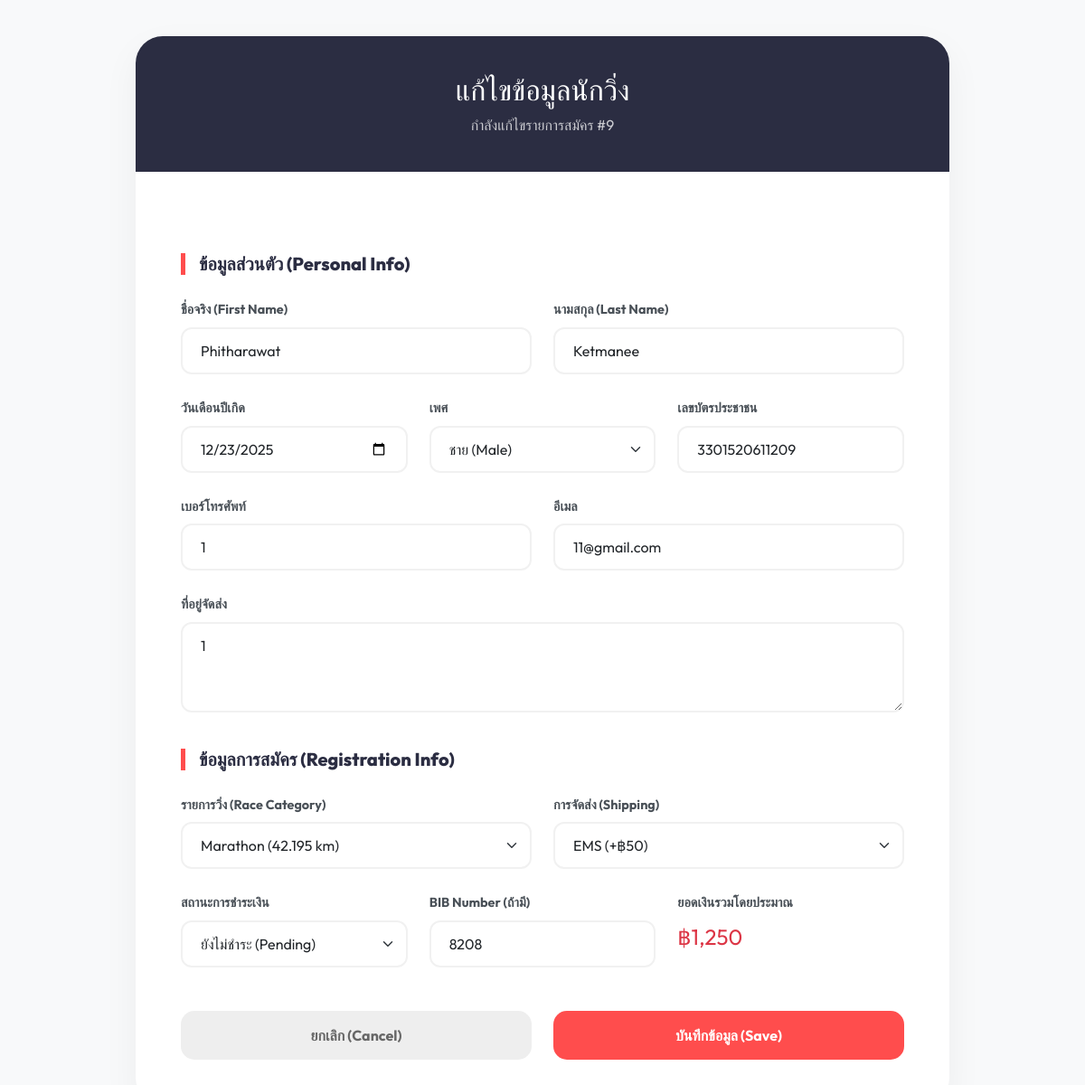
The page /form_runner.php?reg_id=9 (signed in) on the database its author committed.
### tables this page shows
CREATE TABLE `registration` (
  `reg_id` int(11) NOT NULL,
  `runner_id` int(11) NOT NULL,
  `category_id` int(11) NOT NULL,
  `price_id` int(11) NOT NULL,
  `shipping_id` int(11) NOT NULL,
  `reg_date` date NOT NULL,
  `shirt_size` varchar(10) DEFAULT NULL,
  `bib_number` varchar(20) DEFAULT NULL,
  `status` enum('Pending','Paid','Cancelled') DEFAULT 'Pending'
);

CREATE TABLE `runner` (
  `runner_id` int(11) NOT NULL,
  `first_name` varchar(100) NOT NULL,
  `last_name` varchar(100) NOT NULL,
  `date_of_birth` date NOT NULL,
  `gender` enum('Male','Female') NOT NULL,
  `citizen_id` varchar(13) DEFAULT NULL,
  `phone` varchar(20) DEFAULT NULL,
  `email` varchar(100) DEFAULT NULL,
  `address` text DEFAULT NULL,
  `disabled` tinyint(1) DEFAULT 0 COMMENT 'สถานะผู้พิการ'
);

CREATE TABLE `price_rate` (
  `price_id` int(11) NOT NULL,
  `category_id` int(11) NOT NULL,
  `runner_type` varchar(50) NOT NULL,
  `amount` decimal(10,2) NOT NULL
);

CREATE TABLE `race_category` (
  `category_id` int(11) NOT NULL,
  `name` varchar(50) NOT NULL,
  `distance_km` float NOT NULL,
  `start_time` time DEFAULT NULL,
  `time_limit` time DEFAULT NULL,
  `giveaway_type` varchar(50) DEFAULT NULL
);

CREATE TABLE `shipping_option` (
  `shipping_id` int(11) NOT NULL,
  `type` varchar(50) NOT NULL,
  `cost` decimal(10,2) DEFAULT 0.00,
  `detail` varchar(255) DEFAULT NULL
);

### form_runner.php (the view, shortened to what this page needs)
<?php
require_once 'db.php';
$randCitizenId = '';
for ($i = 0; $i < 13; $i++) {
    $randCitizenId .= mt_rand(0, 9);
}
$randBib = mt_rand(1001, 9999);
$runner = [
    'reg_id' => '',
    'first_name' => '',
    'last_name' => '',
    'date_of_birth' => '',
    'gender' => 'Male',
    'citizen_id' => $randCitizenId,
    'phone' => '',
    'email' => '',
    'address' => '',
    'category_id' => '',
    'pay_status' => 'Pending',
    'shipping_id' => '',
    'status' => 'Pending',
    'bib_number' => $randBib
];
$isEdit = false;
$categories = $pdo->query("
    SELECT c.*, p.amount as standard_price
    FROM RACE_CATEGORY c
    LEFT JOIN PRICE_RATE p ON c.category_id = p.category_id AND p.runner_type = 'Standard'
")->fetchAll(PDO::FETCH_ASSOC);
$shippings = $pdo->query("SELECT * FROM SHIPPING_OPTION")->fetchAll(PDO::FETCH_ASSOC);
if (isset($_GET['reg_id'])) {
    $isEdit = true;
    $reg_id = $_GET['reg_id'];
    $sql = "SELECT r.*, run.*, p.status as pay_status
            FROM REGISTRATION r
            JOIN RUNNER run ON r.runner_id = run.runner_id
            LEFT JOIN PAYMENT p ON r.reg_id = p.reg_id
            WHERE r.reg_id = ?";
    $stmt = $pdo->prepare($sql);
    $stmt->execute([$reg_id]);
    $data = $stmt->fetch(PDO::FETCH_ASSOC);
    if ($data) {
        $runner = $data;
    }
}
?>
<!DOCTYPE html>
<html lang="en">
<head>
    <link href="https://cdn.jsdelivr.net/npm/bootstrap@5.3.0/dist/css/bootstrap.min.css" rel="stylesheet">
    <link rel="stylesheet" href="https://cdnjs.cloudflare.com/ajax/libs/font-awesome/6.4.0/css/all.min.css">
</head>
<body>
<div class="container">
    <div class="form-card">
        <div class="card-header text-center">
            <h2 class="fw-800 mb-0"><?= $isEdit ? 'แก้ไขข้อมูลนักวิ่ง' : 'เพิ่มนักวิ่งใหม่' ?></h2>
            <p class="opacity-75 mb-0 mt-2"><?= $isEdit ? "กำลังแก้ไขรายการสมัคร #".$runner['reg_id'] : "กรอกข้อมูลเพื่อลงทะเบียนนักวิ่งเข้าสู่ระบบ" ?></p>
        </div>
        <div class="card-body">
            <form action="save_runner.php" method="POST">
                <h5 class="section-title">ข้อมูลส่วนตัว (Personal Info)</h5>
                <div class="row g-4">
                    <div class="col-md-6">
                        <label class="form-label">ชื่อจริง (First Name)</label>
                        <input type="text" name="first_name" class="form-control" value="<?= htmlspecialchars($runner['first_name']) ?>" required>
                    </div>
                    <div class="col-md-6">
                        <label class="form-label">นามสกุล (Last Name)</label>
                        <input type="text" name="last_name" class="form-control" value="<?= htmlspecialchars($runner['last_name']) ?>" required>
                    </div>
                    <div class="col-md-4">
                        <label class="form-label">วันเดือนปีเกิด</label>
                        <input type="date" name="date_of_birth" class="form-control" value="<?= htmlspecialchars($runner['date_of_birth']) ?>" required>
                    </div>
                    <div class="col-md-4">
                        <label class="form-label">เพศ</label>
                        <select name="gender" class="form-select">
                            <option value="Male" <?= $runner['gender'] == 'Male' ? 'selected' : '' ?>>ชาย (Male)</option>
                        </select>
                    </div>
                    <div class="col-md-4">
                        <label class="form-label">เลขบัตรประชาชน</label>
                        <input type="text" name="citizen_id" class="form-control" value="<?= htmlspecialchars($runner['citizen_id']) ?>">
                    </div>
                    <div class="col-md-6">
                        <label class="form-label">เบอร์โทรศัพท์</label>
                        <input type="text" name="phone" class="form-control" value="<?= htmlspecialchars($runner['phone']) ?>">
                    </div>
                    <div class="col-md-6">
                        <label class="form-label">อีเมล</label>
                        <input type="email" name="email" class="form-control" value="<?= htmlspecialchars($runner['email']) ?>">
                    </div>
                    <div class="col-12">
                        <label class="form-label">ที่อยู่จัดส่ง</label>
                        <textarea name="address" class="form-control" rows="3"><?= htmlspecialchars($runner['address']) ?></textarea>
                    </div>
                </div>
                <h5 class="section-title">ข้อมูลการสมัคร (Registration Info)</h5>
                <div class="row g-4">
                    <div class="col-md-6">
                        <label class="form-label">รายการวิ่ง (Race Category)</label>
                        <select name="category_id" id="category_id" class="form-select" required onchange="calculateTotal()">
                            <?php foreach ($categories as $cat): ?>
                                <option value="<?= $cat['category_id'] ?>"
                                        data-price="<?= $cat['standard_price'] ?>"
                                        <?= $runner['category_id'] == $cat['category_id'] ? 'selected' : '' ?>>
                                    <?= htmlspecialchars($cat['name']) ?> (<?= $cat['distance_km'] ?> km)
                                </option>
                            <?php endforeach; ?>
                        </select>
                    </div>
                    <div class="col-md-6">
                        <label class="form-label">การจัดส่ง (Shipping)</label>
                        <select name="shipping_id" id="shipping_id" class="form-select" required onchange="calculateTotal()">
                            <?php foreach ($shippings as $ship): ?>
                                <option value="<?= $ship['shipping_id'] ?>"
                                        data-cost="<?= $ship['cost'] ?>"
                                        <?= $runner['shipping_id'] == $ship['shipping_id'] ? 'selected' : '' ?>>
                                    <?= htmlspecialchars($ship['type']) ?> (+฿<?= number_format($ship['cost'], 0) ?>)
                                </option>
                            <?php endforeach; ?>
                        </select>
                    </div>
                    <div class="col-md-4">
                         <label class="form-label">สถานะการชำระเงิน</label>
                         <select name="status" class="form-select">
                            <option value="Pending" <?= $runner['status'] == 'Pending' ? 'selected' : '' ?>>ยังไม่ชำระ (Pending)</option>
                        </select>
                    </div>
                    <div class="col-md-4">
                        <label class="form-label">BIB Number (ถ้ามี)</label>
                        <input type="text" name="bib_number" class="form-control" value="<?= htmlspecialchars($runner['bib_number']) ?>" placeholder="เช่น CBM-001">
                    </div>
                    <div class="col-md-4">
                        <label class="form-label">ยอดเงินรวมโดยประมาณ</label>
                        <div id="total_display" class="fs-4 fw-800 text-danger">฿0</div>
                    </div>
                </div>
                <div class="row mt-5">
                    <div class="col-md-6">
                        <a href="admin_dashboard.php" class="btn-cancel d-block text-center">ยกเลิก (Cancel)</a>
                    </div>
                    <div class="col-md-6">
                        <button type="submit" class="btn-save w-100">บันทึกข้อมูล (Save)</button>
                    </div>
                </div>
            </form>
        </div>
    </div>
</div>
</body>
</html>

### form_runner.php (style rules this page uses)
:root { --primary: #ff4d4d; --secondary: #2b2d42; }
body { font-family: 'Outfit', sans-serif; background-color: #f8f9fa; color: var(--secondary); padding: 40px 0; }
.form-card { background: white; border-radius: 30px; box-shadow: 0 15px 40px rgba(0,0,0,0.05); border: none; overflow: hidden; max-width: 900px; margin: 0 auto; }
.card-header { background: var(--secondary); color: white; padding: 40px; border: none; }
.card-body { padding: 50px; }
.form-label { font-weight: 700; font-size: 0.9rem; color: #495057; margin-bottom: 8px; }
.form-control, .form-select { border-radius: 12px; padding: 12px 20px; border: 2px solid #f1f1f1; transition: 0.3s; }
.btn-save { background: var(--primary); color: white; border: none; padding: 15px 40px; border-radius: 15px; font-weight: 700; transition: 0.3s; }
.btn-cancel { background: #eee; color: #666; border: none; padding: 15px 40px; border-radius: 15px; font-weight: 700; transition: 0.3s; text-decoration: none; }
.section-title { font-weight: 800; border-left: 5px solid var(--primary); padding-left: 15px; margin: 40px 0 25px 0; }

### rows shown on the page
registration: reg_id "9", first_name "Phitharawat", last_name "Ketmanee", date_of_birth "12/23/2025", citizen_id "3301520611209", phone "1", email "11@gmail.com", address "1", category_id "Marathon (42.195 km)", shipping_id "EMS (+฿50)", status "ยังไม่ชำระ (Pending)", bib_number "8208"
runner: gender "ชาย (Male)"
